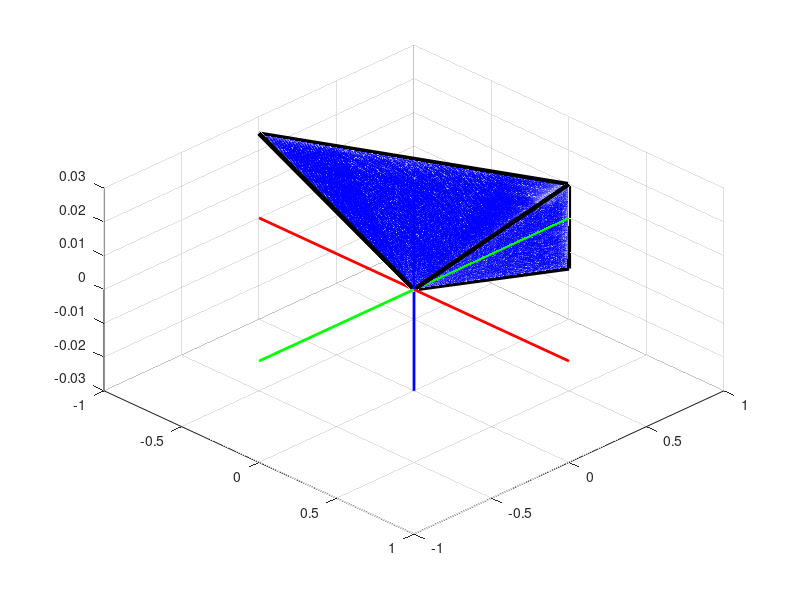

The MATLAB script that drew this image:
% 力の成分
f1 = [0 1 0];
f2 = [-1 0 0];
f3 = [0 1 0];

% 位置ベクトル
l1 = [0.01 0.025 0];
l2 = [0.005 0.025 0];
l3 = [-0.015 0.03 0];

% モーメントの値を格納する箇所
moment_f1 = [];
moment_f2 = [];
moment_f3 = [];


for i = 0:0.005:1
    edit_f1 = i * f1;
    edit_f2 = i * f2;
    edit_f3 = i * f3;

    now_moment1 = cross(l1, edit_f1);
    now_moment2 = cross(l2, edit_f2);
    now_moment3 = cross(l3, edit_f3);

    wrench_f1 = [edit_f1(1) edit_f1(2) now_moment1(3)];
    wrench_f2 = [edit_f2(1) edit_f2(2) now_moment2(3)];
    wrench_f3 = [edit_f3(1) edit_f3(2) now_moment3(3)];

    moment_f1 = [moment_f1; wrench_f1];
    moment_f2 = [moment_f2; wrench_f2];
    moment_f3 = [moment_f3; wrench_f3];

end

m1 = moment_f1;
m2 = moment_f2;
m3 = moment_f3;


point1 = [];
vertex = [];
vertex2 = [];

vertex = [vertex; moment_f1(1, :)];
vertex = [vertex; moment_f1(end, :)];

vertex = [vertex; moment_f2(1, :)];
vertex = [vertex; moment_f2(end, :)];

vertex = [vertex; moment_f3(1, :)];
vertex = [vertex; moment_f3(end, :)];

vertex2 = [vertex2; moment_f1(end, :)];
vertex2 = [vertex2; moment_f2(end, :)];
vertex2 = [vertex2; moment_f3(end, :)];
vertex2 = [vertex2; moment_f1(end, :)];

for i = 1:length(m1)
    % m1とm3の点間の距離を計算
    d = norm(m1(i,:) - m2(i,:));
    if d >= 0 % 点間の距離が1未満の場合に点を生成
        % 線分上の点を均等に生成
        t = linspace(0, 1, 100); % ここで生成する点の数を調整
        for k = t
            newPoint = (1-k)*m1(i,:) + k*m2(i,:);
            point1 = [point1; newPoint];
        end
    end
end

hold on;

point1_x = reshape(point1(:, 1), [], 5);
point1_y = reshape(point1(:, 2), [], 5);
point1_z = reshape(point1(:, 3), [], 5);

s1 = surf(point1_x, point1_y, point1_z, 'FaceColor', 'b', 'EdgeColor', 'none','FaceAlpha', 0.25);


% 軸を見やすく調整
%axis vis3d; % アスペクト比を固定
%axis equal; % 各軸のスケールを等しく
%xlabel('X');
%ylabel('Y');
%zlabel('Z');

grid on; % グリッド線を表示
rotate3d on; % 3D回転を有効化

%hold on;

point2 = [];

for i = 1:length(m1)
    % m1とm3の点間の距離を計算
    d = norm(m1(i,:) - m3(i,:));
    if d >= 0 % 点間の距離が1未満の場合に点を生成
        % 線分上の点を均等に生成
        t = linspace(0, 1, 100); % ここで生成する点の数を調整
        for k = t
            newPoint = (1-k)*m1(i,:) + k*m3(i,:);
            point2 = [point2; newPoint];
        end
    end
end

%plot3(point2(:,1), point2(:, 2), point2(:, 3));


point2_x = reshape(point2(:, 1), [], 5);
point2_y = reshape(point2(:, 2), [], 5);
point2_z = reshape(point2(:, 3), [], 5);

s2 = surf(point2_x, point2_y, point2_z, 'FaceColor', 'b', 'EdgeColor', 'none','FaceAlpha', 0.25);


point3 = [];

for i = 1:length(m2)
    % m1とm3の点間の距離を計算
    d = norm(m2(i,:) - m3(i,:));
    if d >= 0 % 点間の距離が1未満の場合に点を生成
        % 線分上の点を均等に生成
        t = linspace(0, 1, 100); % ここで生成する点の数を調整
        for k = t
            newPoint = (1-k)*m2(i,:) + k*m3(i,:);
            point3 = [point3; newPoint];
        end
    end
end


point3_x = reshape(point3(:, 1), [], 5);
point3_y = reshape(point3(:, 2), [], 5);
point3_z = reshape(point3(:, 3), [], 5);

s3 = surf(point3_x, point3_y, point3_z, 'FaceColor', 'b', 'EdgeColor', 'none', 'FaceAlpha', 0.25);

xlim([-1, 1]);
ylim([-1, 1]);
zlim([-0.03, 0.03]);

plot3(vertex(:, 1), vertex(:, 2), vertex(:, 3), 'k', 'LineWidth', 3);
plot3(vertex2(:, 1), vertex2(:, 2), vertex2(:, 3), 'k', 'LineWidth', 3);


% X軸
line([min(get(gca, 'XLim')) max(get(gca, 'XLim'))], [0 0], [0 0], 'Color', 'red', 'LineWidth', 2);

% Y軸
line([0 0], [min(get(gca, 'YLim')) max(get(gca, 'YLim'))], [0 0], 'Color', 'green', 'LineWidth', 2);

% Z軸
line([0 0], [0 0], [min(get(gca, 'ZLim')) max(get(gca, 'ZLim'))], 'Color', 'blue', 'LineWidth', 2);

view(45, 45);